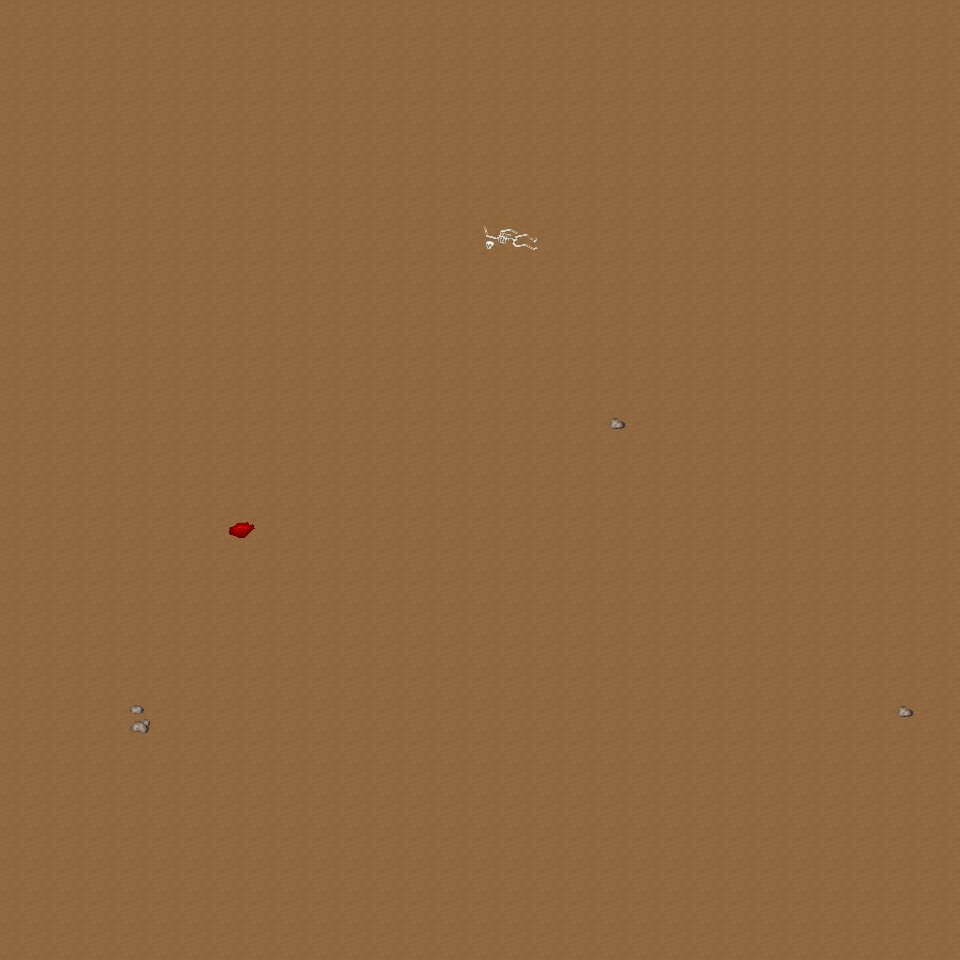

This game map was drawn from its Tiled (.tmx) file and the tilesets committed beside it. A one-line description and the trimmed map source follow:
An orthogonal 30x30 tile map with 32x32 px tiles, 6 tile layers (Ground, Object, Object2, Above, ...), 31 tilesets and 3 objects (3x mapExit).

<map version="1.0" orientation="orthogonal" renderorder="right-down" width="30" height="30" tilewidth="32" tileheight="32" nextobjectid="4">
  <tileset firstgid="1" name="tileset_ground_ground" tilewidth="32" tileheight="32" tilecount="33" columns="3">
    <image source="../drawable/tileset_ground_ground.png" width="96" height="352" />
  </tileset>
  <tileset firstgid="34" name="tileset_ground_ridge_earth_dark" tilewidth="32" tileheight="32" tilecount="96" columns="12">
    <image source="../drawable/tileset_ground_ridge_earth_dark.png" width="384" height="256" />
  </tileset>
  <tileset firstgid="130" name="tileset_furniture_light_iron_lamp" tilewidth="32" tileheight="32" tilecount="3" columns="1">
    <image source="../drawable/tileset_furniture_light_iron_lamp.png" width="32" height="96" />
  </tileset>
  <tileset firstgid="133" name="tileset_furniture_light_dark_torch" tilewidth="32" tileheight="32" tilecount="8" columns="2">
    <image source="../drawable/tileset_furniture_light_dark_torch.png" width="64" height="128" />
  </tileset>
  <tileset firstgid="141" name="tileset_furniture_light_flames" tilewidth="32" tileheight="32" tilecount="6" columns="6">
    <image source="../drawable/tileset_furniture_light_flames.png" width="192" height="32" />
  </tileset>
  <tileset firstgid="147" name="tileset_item_corpse_skeleton" tilewidth="32" tileheight="32" tilecount="4" columns="2">
    <image source="../drawable/tileset_item_corpse_skeleton.png" width="64" height="64" />
  </tileset>
  <tileset firstgid="151" name="tileset_item_blood_floor_stains_2" tilewidth="32" tileheight="32" tilecount="4" columns="2">
    <image source="../drawable/tileset_item_blood_floor_stains_2.png" width="64" height="64" />
  </tileset>
  <tileset firstgid="155" name="tileset_item_chest_large" tilewidth="32" tileheight="32" tilecount="8" columns="4">
    <image source="../drawable/tileset_item_chest_large.png" width="128" height="64" />
  </tileset>
  <tileset firstgid="163" name="tileset_item_armor_sword_rack" tilewidth="32" tileheight="32" tilecount="4" columns="2">
    <image source="../drawable/tileset_item_armor_sword_rack.png" width="64" height="64" />
  </tileset>
  <tileset firstgid="167" name="tileset_item_armor_weapons_rack" tilewidth="32" tileheight="32" tilecount="18" columns="9">
    <image source="../drawable/tileset_item_armor_weapons_rack.png" width="288" height="64" />
  </tileset>
  <tileset firstgid="185" name="tileset_item_pot_barrel_tall" tilewidth="32" tileheight="32" tilecount="2" columns="1">
    <image source="../drawable/tileset_item_pot_barrel_tall.png" width="32" height="64" />
  </tileset>
  <tileset firstgid="187" name="tileset_item_pot_pot_tall" tilewidth="32" tileheight="32" tilecount="2" columns="1">
    <image source="../drawable/tileset_item_pot_pot_tall.png" width="32" height="64" />
  </tileset>
  <tileset firstgid="189" name="tileset_ground_rock_pebbles" tilewidth="32" tileheight="32" tilecount="3" columns="1">
    <image source="../drawable/tileset_ground_rock_pebbles.png" width="32" height="96" />
  </tileset>
  <tileset firstgid="192" name="tileset_item_corpse_skull_dark" tilewidth="32" tileheight="32" tilecount="2" columns="2">
    <image source="../drawable/tileset_item_corpse_skull_dark.png" width="64" height="32" />
  </tileset>
  <tileset firstgid="194" name="tileset_ground_ladder_horizontal_dark" tilewidth="32" tileheight="32" tilecount="3" columns="1">
    <image source="../drawable/tileset_ground_ladder_horizontal_dark.png" width="32" height="96" />
  </tileset>
  <tileset firstgid="197" name="tileset_ground_fire_fire" tilewidth="32" tileheight="32" tilecount="27" columns="3">
    <image source="../drawable/tileset_ground_fire_fire.png" width="96" height="288" />
  </tileset>
  <tileset firstgid="224" name="tileset_ground_cobbled_paving" tilewidth="32" tileheight="32" tilecount="1" columns="1">
    <image source="../drawable/tileset_ground_cobbled_paving.png" width="32" height="32" />
  </tileset>
  <tileset firstgid="225" name="tileset_plant_stump_int_small_stump" tilewidth="32" tileheight="32" tilecount="1" columns="1">
    <image source="../drawable/tileset_plant_stump_int_small_stump.png" width="32" height="32" />
  </tileset>
  <tileset firstgid="226" name="tileset_furniture_table_tree_stump_table" tilewidth="32" tileheight="32" tilecount="4" columns="2">
    <image source="../drawable/tileset_furniture_table_tree_stump_table.png" width="64" height="64" />
  </tileset>
  <tileset firstgid="230" name="tileset_logic_collision" tilewidth="32" tileheight="32" tilecount="1" columns="1">
    <image source="../drawable/tileset_logic_collision.png" width="32" height="32" />
  </tileset>
  <tileset firstgid="231" name="tileset_ground_ladder_vertical_dark" tilewidth="32" tileheight="32" tilecount="3" columns="3">
    <image source="../drawable/tileset_ground_ladder_vertical_dark.png" width="96" height="32" />
  </tileset>
  <tileset firstgid="234" name="tileset_logic_creature_animal" tilewidth="32" tileheight="32" tilecount="32" columns="8">
    <image source="../drawable/tileset_logic_creature_animal.png" width="256" height="128" />
  </tileset>
  <tileset firstgid="266" name="tileset_logic_creature_human_barbarian" tilewidth="32" tileheight="32" tilecount="7" columns="7">
    <image source="../drawable/tileset_logic_creature_human_barbarian.png" width="224" height="32" />
  </tileset>
  <tileset firstgid="273" name="tileset_ground_ladder_steps" tilewidth="32" tileheight="32" tilecount="6" columns="3">
    <image source="../drawable/tileset_ground_ladder_steps.png" width="96" height="64" />
  </tileset>
  <tileset firstgid="279" name="tileset_logic_portal" tilewidth="32" tileheight="32" tilecount="24" columns="8">
    <image source="../drawable/tileset_logic_portal.png" width="256" height="96" />
  </tileset>
  <tileset firstgid="303" name="tileset_ground_earth_edges_yellowgreen" tilewidth="32" tileheight="32" tilecount="15" columns="5">
    <image source="../drawable/tileset_ground_earth_edges_yellowgreen.png" width="160" height="96" />
  </tileset>
  <tileset firstgid="318" name="tileset_plant_grasses" tilewidth="32" tileheight="32" tilecount="6" columns="3">
    <image source="../drawable/tileset_plant_grasses.png" width="96" height="64" />
  </tileset>
  <tileset firstgid="324" name="tileset_light_yellow_light_5x5" tilewidth="32" tileheight="32" tilecount="25" columns="5">
    <image source="../drawable/tileset_light_yellow_light_5x5.png" width="160" height="160" />
  </tileset>
  <tileset firstgid="349" name="tileset_light_dim_yellow_light_7x5" tilewidth="32" tileheight="32" tilecount="35" columns="7">
    <image source="../drawable/tileset_light_dim_yellow_light_7x5.png" width="224" height="160" />
  </tileset>
  <tileset firstgid="384" name="tileset_item_firewood" tilewidth="32" tileheight="32" tilecount="12" columns="3">
    <image source="../drawable/tileset_item_firewood.png" width="96" height="128" />
  </tileset>
  <tileset firstgid="396" name="tileset_logic_creature_insect" tilewidth="32" tileheight="32" tilecount="5" columns="5">
    <image source="../drawable/tileset_logic_creature_insect.png" width="160" height="32" />
  </tileset>
  <layer name="Ground" width="30" height="30">
    <data>[900 cells, 900 non-empty, 1 distinct tile ids]</data>
  </layer>
  <layer name="Object" width="30" height="30">
    <data>[900 cells, 6 non-empty, 5 distinct tile ids]</data>
  </layer>
  <layer name="Object2" width="30" height="30">
    <data>[900 cells, 0 non-empty, 0 distinct tile ids]</data>
  </layer>
  <layer name="Above" width="30" height="30">
    <data>[900 cells, 0 non-empty, 0 distinct tile ids]</data>
  </layer>
  <layer name="Above2" width="30" height="30">
    <data>[900 cells, 0 non-empty, 0 distinct tile ids]</data>
  </layer>
  <layer name="Walkable" width="30" height="30">
    <data>[900 cells, 0 non-empty, 0 distinct tile ids]</data>
  </layer>
  <objectgroup name="MapEvents">
    <object id="1" name="north" type="mapExit" x="0" y="0" width="960" height="32">
      <properties>
        <property name="map" value="level_0_x204_y9" />
        <property name="x" value="0" />
        <property name="y" value="28" />
      </properties>
    </object>
    <object id="2" name="south" type="mapExit" x="0" y="928" width="960" height="32">
      <properties>
        <property name="map" value="level_0_x204_y11" />
        <property name="x" value="0" />
        <property name="y" value="1" />
      </properties>
    </object>
    <object id="3" name="east" type="mapExit" x="928" y="0" width="32" height="960">
      <properties>
        <property name="map" value="level_0_x205_y10" />
        <property name="x" value="1" />
        <property name="y" value="0" />
      </properties>
    </object>
  </objectgroup>
</map>
